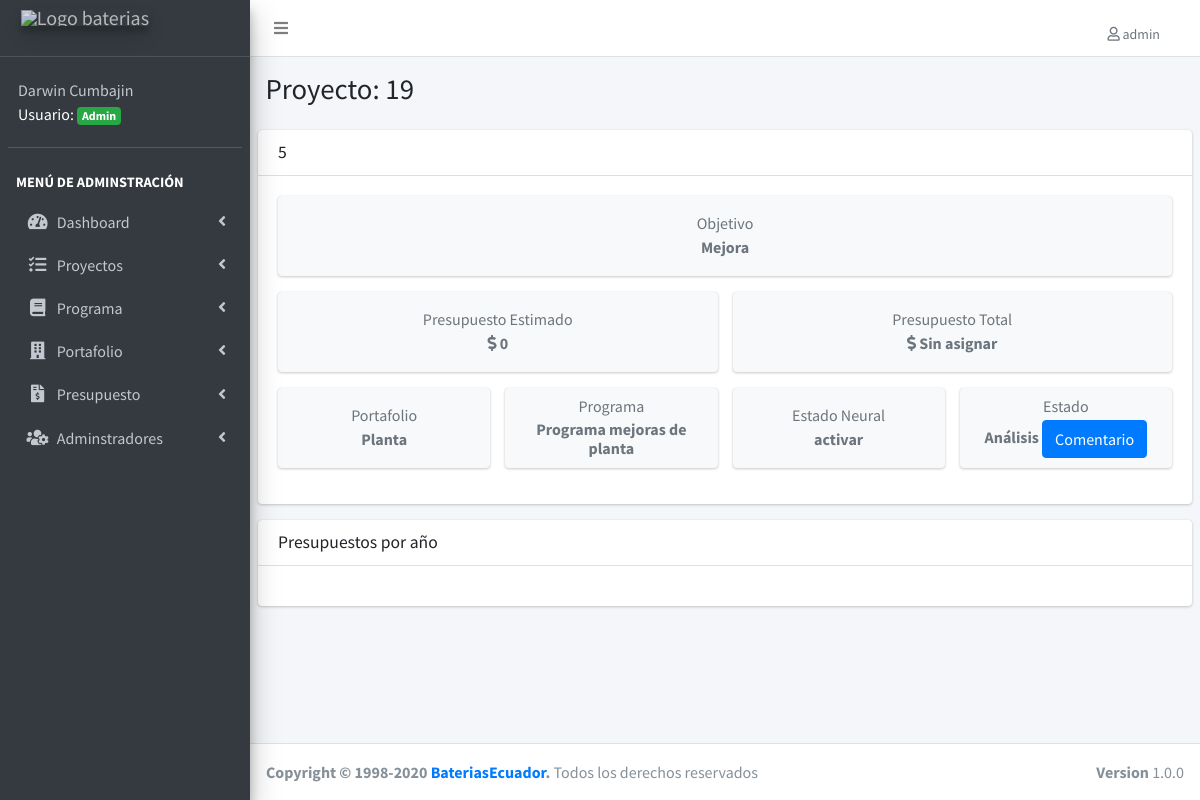
Page /detalle-proyecto.php?id=19 (signed in) on the committed database.
### tables this page shows
CREATE TABLE IF NOT EXISTS `proyectos` (
  `proyecto_id` int(11) NOT NULL AUTO_INCREMENT,
  `detalle` varchar(255) NOT NULL,
  `objetivo_estrategico` varchar(100) NOT NULL,
  `presupuesto_inicial` double NOT NULL,
  `estado_neural` varchar(50) NOT NULL,
  `url_video` varchar(255) DEFAULT NULL,
  `portafolio_id` int(11) NOT NULL DEFAULT '0',
  `programa_id` int(11) NOT NULL,
  `estado_id` int(11) NOT NULL,
  `editado` datetime DEFAULT NULL,
  PRIMARY KEY (`proyecto_id`),
  UNIQUE KEY `detalle` (`detalle`),
  KEY `FK_proyectos_portafolios` (`portafolio_id`),
  KEY `FK_proyectos_programas` (`programa_id`),
  KEY `FK_proyectos_estados` (`estado_id`),
  CONSTRAINT `FK_proyectos_estados` FOREIGN KEY (`estado_id`) REFERENCES `estados` (`estado_id`),
  CONSTRAINT `FK_proyectos_portafolios` FOREIGN KEY (`portafolio_id`) REFERENCES `portafolios` (`portafolio_id`),
  CONSTRAINT `FK_proyectos_programas` FOREIGN KEY (`programa_id`) REFERENCES `programas` (`programa_id`)
);

CREATE TABLE IF NOT EXISTS `portafolios` (
  `portafolio_id` int(11) NOT NULL AUTO_INCREMENT,
  `area` varchar(50) NOT NULL DEFAULT '',
  `editado` datetime DEFAULT NULL,
  PRIMARY KEY (`portafolio_id`),
  UNIQUE KEY `area` (`area`)
);

CREATE TABLE IF NOT EXISTS `programas` (
  `programa_id` int(11) NOT NULL AUTO_INCREMENT,
  `descripcion` varchar(50) NOT NULL DEFAULT '0',
  `editado` datetime DEFAULT NULL,
  PRIMARY KEY (`programa_id`),
  UNIQUE KEY `descripcion` (`descripcion`)
);

CREATE TABLE IF NOT EXISTS `estados` (
  `estado_id` int(11) NOT NULL AUTO_INCREMENT,
  `estado` varchar(50) NOT NULL DEFAULT '',
  PRIMARY KEY (`estado_id`)
);

### detalle-proyecto.php (the view, shortened to what this page needs)
<?php
include_once('funciones/funciones.php');
include_once('templates/header.php');
$id = $_GET['id'];
include_once('templates/barra.php');
include_once('templates/navegacion.php');
?>
<div class="content-wrapper">
  <section class="content-header">
    <div class="container-fluid">
      <div class="row mb-2">
        <div class="col-sm-6">
          <h1>Proyecto: <?php echo $id ?> </h1>
        </div>
      </div>
    </div>
  </section>
  <section class="content">
    <?php
    try {
      $sql = "SELECT proyecto_id, detalle,url_video, objetivo_estrategico, presupuesto_inicial, estado_neural, estados.estado_id, estado, area, descripcion ";
      $sql .= " FROM proyectos ";
      $sql .= " INNER JOIN portafolios ";
      $sql .= " ON proyectos.portafolio_id = portafolios.portafolio_id ";
      $sql .= " INNER JOIN programas ";
      $sql .= " ON proyectos.programa_id=programas.programa_id ";
      $sql .= " INNER JOIN estados ";
      $sql .= " ON proyectos.estado_id=estados.estado_id ";
      $sql .= " WHERE proyecto_id = $id ";
      $resultado = $conn->query($sql);
      $proyecto = $resultado->fetch_assoc();
    } catch (Exception $e) {
      echo "Error: " . $e->getMessage();
    }
    ?>
    <div class="card">
      <div class="card-header">
        <h3 class="card-title"><?php echo $proyecto['detalle'] ?></h3>
      </div>
      <div class="card-body">
        <div class="row">
          <?php
          $cartel = "col-10";
          if ($proyecto['url_video'] !== "") {
            $video = "col-2";
            $cartel = "col-10"; ?>
            <div class="<?php echo $video ?>">
              <div class="small-box bg-danger">
                <div class="inner">
                  <p>Video</p>
                </div>
                <div class="icon">
                  <i class="fab fa-youtube"></i>
                </div>
                <a href="<?php echo $proyecto['url_video'] ?>" class="small-box-footer">Ir <i class="fas fa-arrow-circle-right"></i></a>
              </div>
            </div>
          <?php } else {
            $cartel = "col-12";
          }
          ?>
          <div class="<?php echo $cartel ?>">
            <div class="info-box bg-light">
              <div class="info-box-content">
                <span class="info-box-text text-center text-muted">Objetivo</span>
                <span class="info-box-number text-center text-muted mb-0"> <?php echo $proyecto['objetivo_estrategico'] ?> </span>
              </div>
            </div>
          </div>
        </div>
        <div class="row">
          <div class="col-6 ">
            <div class="info-box bg-light">
              <div class="info-box-content">
                <span class="info-box-text text-center text-muted">Presupuesto Estimado</span>
                <span class="info-box-number text-center text-muted mb-0"> <i class="fas fa-dollar-sign"></i> <?php echo $proyecto['presupuesto_inicial'] ?> </span>
              </div>
            </div>
          </div>
          <div class="col-6">
            <?php
            $sql = " SELECT  SUM(presupuesto) AS total FROM cuentas ";
            $sql .= " INNER JOIN registros ON registros.registros_id = cuentas.registros_id ";
            $sql .= " WHERE proyecto_id = $id ";
            $resultado = $conn->query($sql);
            $registrados = $resultado->fetch_assoc();
            ?>
            <div class="info-box bg-light">
              <div class="info-box-content">
                <span class="info-box-text text-center text-muted">Presupuesto Total</span>
                <span class="info-box-number text-center text-muted mb-0"> <i class="fas fa-dollar-sign"></i>
                  <?php
                  if ($registrados['total'] == null) {
                    echo 'Sin asignar';
                  } else {
                    echo  $registrados['total'];
                  }
                  ?>
                </span>
              </div>
            </div>
          </div>
        </div>
        <div class="row">
          <div class="col-12 col-sm-3">
            <div class="info-box bg-light">
              <div class="info-box-content">
                <span class="info-box-text text-center text-muted">Portafolio</span>
                <span class="info-box-number text-center text-muted mb-0"> <?php echo $proyecto['area'] ?> </span>
              </div>
            </div>
          </div>
          <div class="col-12 col-sm-3">
            <div class="info-box bg-light">
              <div class="info-box-content">
                <span class="info-box-text text-center text-muted">Programa</span>
                <span class="info-box-number text-center text-muted mb-0"><?php echo $proyecto['descripcion'] ?></span>
              </div>
            </div>
          </div>
          <div class="col-12 col-sm-3">
            <div class="info-box bg-light">
              <div class="info-box-content">
                <span class="info-box-text text-center text-muted">Estado Neural</span>
                <span class="info-box-number text-center text-muted mb-0"> <?php echo $proyecto['estado_neural'] ?></span></div>
            </div>
          </div>
          <div class="col-12 col-sm-3">
            <div class="info-box bg-light">
              <div class="info-box-content">
                <span class="info-box-text text-center text-muted">Estado</span>
                <span class="info-box-number text-center text-muted mb-0"><?php echo $proyecto['estado'] ?>
                  <button type="button" class="btn btn-primary" data-toggle="modal" data-target="#exampleModal">
                    Comentario
                  </button>
                </span>
              </div>
            </div>
          </div>
        </div>
      </div>
    </div>
    <div class="card">
      <div class="card-header">
        <h3 class="card-title">Presupuestos por año</h3>
      </div>
      <div class="card-body">
      </div>
    </div>
  </section>
</div>
<?php
include_once('templates/footer.php');
?>

### rows in the picture
proyectos: detalle "5", objetivo_estrategico "Mejora", presupuesto_inicial "0", portafolio.area "Planta", programa.descripcion "Programa mejoras de planta", estado_neural "activar", estado.estado "Análisis"

### other values in the picture
$_SESSION['usuario'] "admin"
$_SESSION['nombre'] "Darwin Cumbajin"
$id "19"
